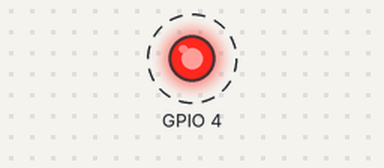
The sketch below on a simulated ESP32. Shown: output pins drawn as LEDs (lit = HIGH). Dashed ring = blinking.

Above: at 0.2 s.
Timing chart, 0 to 5.8 s (numbered marks = the images above):
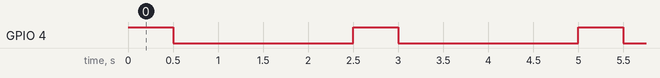

The sketch:

2_2.ino
```cpp
void setup() {
  pinMode(4, OUTPUT);
}

void loop() {
  digitalWrite(4, HIGH);
  delay(500);
  digitalWrite(4, LOW);
  delay(2000);
}
```

Measured:
- by itself, GPIO 4: alternates HIGH for 0.50 s and LOW for 2.0 s
